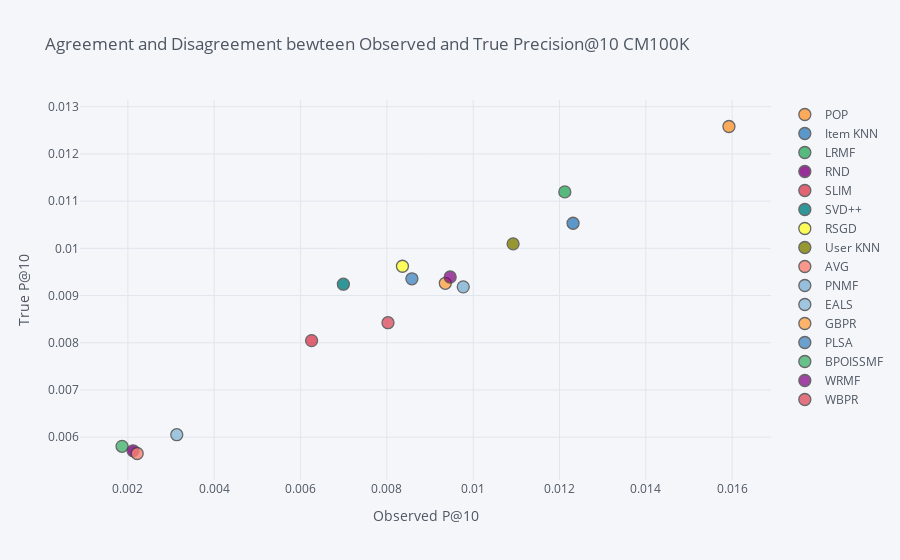

The cell this chart's notebook holds for it:
### Code cell
result.iplot(
    x='precision_x',
    y='precision_y',
    # Specify the category
    categories='algorithm_nick',
    xTitle='Observed P@10',
    yTitle='True P@10',
    title='Agreement and Disagreement bewteen Observed and True Precision@10 CM100K')

### Figure 1 — Plotly figure (JSON) as saved in the notebook; plotly's stock layout.template omitted (floating-point values rounded to 4 significant figures)
{"data": [{"marker": {"color": "rgba(255, 153, 51, 1.0)", "line": {"width": 1.3}, "opacity": 0.8, "size": 12, "symbol": "circle"}, "mode": "markers", "name": "POP", "textfont": {"color": "#4D5663"}, "type": "scatter", "x": [0.01593], "y": [0.01258]}, {"marker": {"color": "rgba(55, 128, 191, 1.0)", "line": {"width": 1.3}, "opacity": 0.8, "size": 12, "symbol": "circle"}, "mode": "markers", "name": "Item KNN", "textfont": {"color": "#4D5663"}, "type": "scatter", "x": [0.01231], "y": [0.01053]}, {"marker": {"color": "rgba(50, 171, 96, 1.0)", "line": {"width": 1.3}, "opacity": 0.8, "size": 12, "symbol": "circle"}, "mode": "markers", "name": "LRMF", "textfont": {"color": "#4D5663"}, "type": "scatter", "x": [0.01212], "y": [0.0112]}, {"marker": {"color": "rgba(128, 0, 128, 1.0)", "line": {"width": 1.3}, "opacity": 0.8, "size": 12, "symbol": "circle"}, "mode": "markers", "name": "RND", "textfont": {"color": "#4D5663"}, "type": "scatter", "x": [0.00212], "y": [0.005712]}, {"marker": {"color": "rgba(219, 64, 82, 1.0)", "line": {"width": 1.3}, "opacity": 0.8, "size": 12, "symbol": "circle"}, "mode": "markers", "name": "SLIM", "textfont": {"color": "#4D5663"}, "type": "scatter", "x": [0.006256], "y": [0.008046]}, {"marker": {"color": "rgba(0, 128, 128, 1.0)", "line": {"width": 1.3}, "opacity": 0.8, "size": 12, "symbol": "circle"}, "mode": "markers", "name": "SVD++", "textfont": {"color": "#4D5663"}, "type": "scatter", "x": [0.006992], "y": [0.009241]}, {"marker": {"color": "rgba(255, 255, 51, 1.0)", "line": {"width": 1.3}, "opacity": 0.8, "size": 12, "symbol": "circle"}, "mode": "markers", "name": "RSGD", "textfont": {"color": "#4D5663"}, "type": "scatter", "x": [0.008361], "y": [0.00962]}, {"marker": {"color": "rgba(128, 128, 0, 1.0)", "line": {"width": 1.3}, "opacity": 0.8, "size": 12, "symbol": "circle"}, "mode": "markers", "name": "User KNN", "textfont": {"color": "#4D5663"}, "type": "scatter", "x": [0.01092], "y": [0.01009]}, {"marker": {"color": "rgba(251, 128, 114, 1.0)", "line": {"width": 1.3}, "opacity": 0.8, "size": 12, "symbol": "circle"}, "mode": "markers", "name": "AVG", "textfont": {"color": "#4D5663"}, "type": "scatter", "x": [0.002215], "y": [0.005655]}, {"marker": {"color": "rgba(128, 177, 211, 1.0)", "line": {"width": 1.3}, "opacity": 0.8, "size": 12, "symbol": "circle"}, "mode": "markers", "name": "PNMF", "textfont": {"color": "#4D5663"}, "type": "scatter", "x": [0.00977], "y": [0.009184]}, {"marker": {"color": "rgba(128, 177, 211, 0.8999999999999999)", "line": {"width": 1.3}, "opacity": 0.8, "size": 12, "symbol": "circle"}, "mode": "markers", "name": "EALS", "textfont": {"color": "#4D5663"}, "type": "scatter", "x": [0.003132], "y": [0.006053]}, {"marker": {"color": "rgba(255, 153, 51, 0.8999999999999999)", "line": {"width": 1.3}, "opacity": 0.8, "size": 12, "symbol": "circle"}, "mode": "markers", "name": "GBPR", "textfont": {"color": "#4D5663"}, "type": "scatter", "x": [0.009355], "y": [0.00926]}, {"marker": {"color": "rgba(55, 128, 191, 0.8999999999999999)", "line": {"width": 1.3}, "opacity": 0.8, "size": 12, "symbol": "circle"}, "mode": "markers", "name": "PLSA", "textfont": {"color": "#4D5663"}, "type": "scatter", "x": [0.00858], "y": [0.009355]}, {"marker": {"color": "rgba(50, 171, 96, 0.8999999999999999)", "line": {"width": 1.3}, "opacity": 0.8, "size": 12, "symbol": "circle"}, "mode": "markers", "name": "BPOISSMF", "textfont": {"color": "#4D5663"}, "type": "scatter", "x": [0.001864], "y": [0.005806]}, {"marker": {"color": "rgba(128, 0, 128, 0.8999999999999999)", "line": {"width": 1.3}, "opacity": 0.8, "size": 12, "symbol": "circle"}, "mode": "markers", "name": "WRMF", "textfont": {"color": "#4D5663"}, "type": "scatter", "x": [0.009466], "y": [0.009393]}, {"marker": {"color": "rgba(219, 64, 82, 0.8999999999999999)", "line": {"width": 1.3}, "opacity": 0.8, "size": 12, "symbol": "circle"}, "mode": "markers", "name": "WBPR", "textfont": {"color": "#4D5663"}, "type": "scatter", "x": [0.008026], "y": [0.008425]}], "layout": {"legend": {"bgcolor": "#F5F6F9", "font": {"color": "#4D5663"}}, "paper_bgcolor": "#F5F6F9", "plot_bgcolor": "#F5F6F9", "title": {"font": {"color": "#4D5663"}, "text": "Agreement and Disagreement bewteen Observed and True Precision@10 CM100K"}, "xaxis": {"gridcolor": "#E1E5ED", "showgrid": true, "tickfont": {"color": "#4D5663"}, "title": {"font": {"color": "#4D5663"}, "text": "Observed P@10"}, "zerolinecolor": "#E1E5ED"}, "yaxis": {"gridcolor": "#E1E5ED", "showgrid": true, "tickfont": {"color": "#4D5663"}, "title": {"font": {"color": "#4D5663"}, "text": "True P@10"}, "zerolinecolor": "#E1E5ED"}}}
